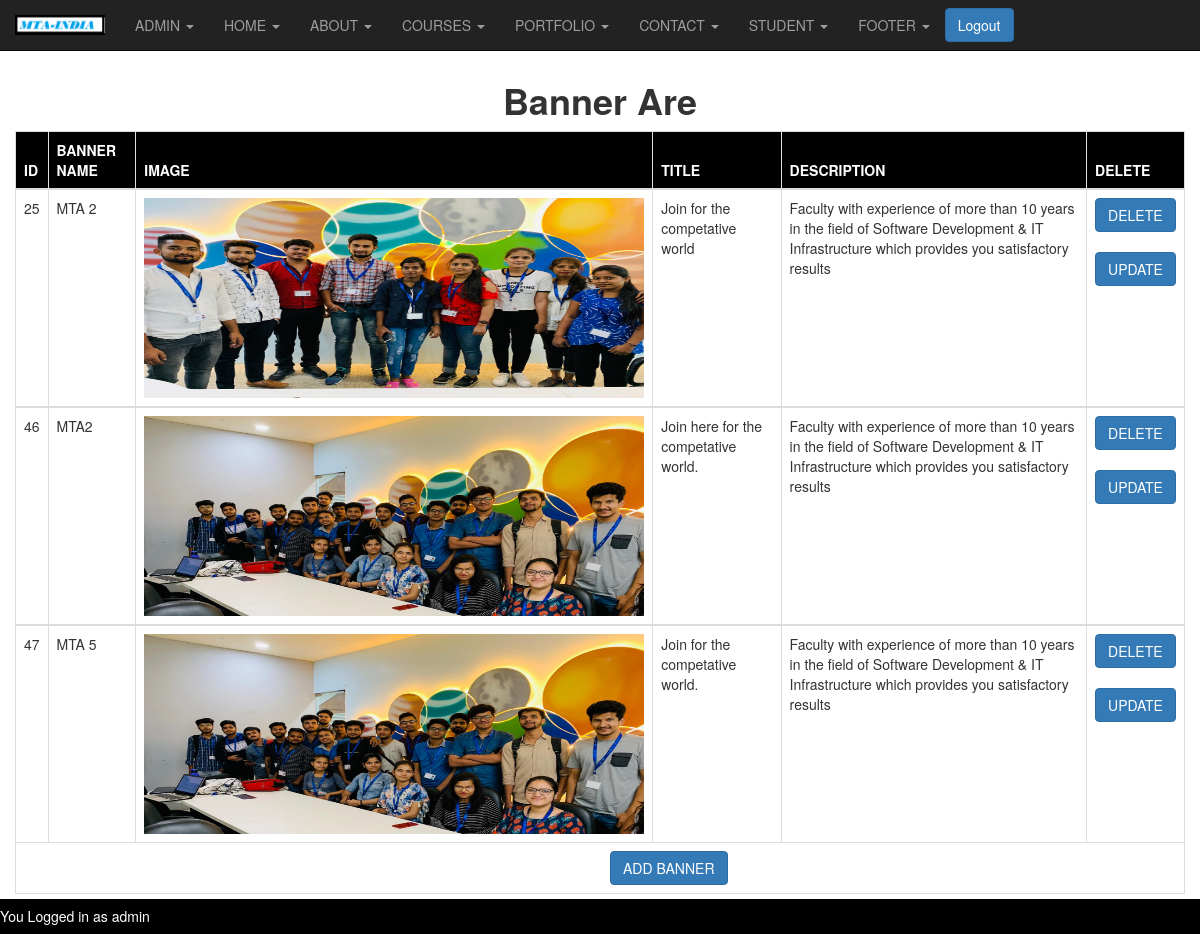
/banner.php (signed in), run on the app's committed database.
### tables this page shows
CREATE TABLE IF NOT EXISTS `banner` (
  `id` int NOT NULL AUTO_INCREMENT,
  `bannername` varchar(200) NOT NULL,
  `image` varchar(200) NOT NULL,
  `Title` varchar(300) NOT NULL,
  `description` varchar(500) NOT NULL,
  PRIMARY KEY (`id`)
);

### banner.php (the view, shortened to what this page needs)
<?php
if(isset($_SESSION['username']) && isset($_SESSION['password']))
{
include('config.php');
$execute = "SELECT * FROM `banner`";
    $row = @mysqli_query($link,$execute) or die("<br>query could not executed");
?>
<!DOCTYPE html>
<html>
<head>
  <link rel="stylesheet" href="https://maxcdn.bootstrapcdn.com/bootstrap/3.4.1/css/bootstrap.min.css">
</head>
<body>
    <?php include('adminheader.php');  ?>
    <center>
    <br>
    <br>
    <br>
    <h1><b>Banner Are</b></h1>
    <div class="container-fluid">
    <table class="table table-responsive table-bordered ">
    <thead style="background-color:black;">
        <tr>
            <th>
                <span  style="color:white;">ID</span>
            </th>
            <th>
                <span  style="color:white;">BANNER NAME</span>
            </th>
            <th>
                <span  style="color:white;">IMAGE</span>
            </th>
            <th>
                <span  style="color:white;">TITLE</span>
            </th>
            <th>
                <span  style="color:white;">DESCRIPTION</span>
            </th>
            <th>
            <span  style="color:white;">DELETE</span>
            </th>
        </tr>
        </thead>
     <?php
        while($column = mysqli_fetch_row($row))
    {
    ?>
    <tbody>
        <tr>
            <td>
                <?php echo $column[0];?>
            </td>
            <td>
                <?php echo $column[1];?>
            </td>
            <td>
                <?php  echo "<img src='Photo/$column[2]' width='500px' height='200px' alt ='img not available'>";?>
            </td>
            <td>
                <?php echo $column[3];?>
            </td>
            <td>
                <?php echo $column[4];?>
            </td>
            <td>
            <?php echo "<a href='deletebanner.php?ID=$column[0]'><input type='button' class='btn btn-primary' name='btn' value='DELETE'></a><br><br> <a href='updatebanner.php?ID=$column[0]'><input type='button' class='btn btn-primary' name='btn' value='UPDATE'></a>";?>
            </td>
        </tr>
    <?php
     }
     ?>
    <tr>
    <td colspan=6>
    <a style="margin-left:50%; padding:10px;" href="addbanner.php"><input class="btn btn-primary" type="button" name="Addbanner" value="ADD BANNER"></a>
    </td>
    </tr>
     </tbody>
    </table>
    </div>
       </center>
<br>
       <div class="footer">
     <h5 style="float:left;color:white;">You Logged in as <?php echo $_SESSION['username'];?></h5>
</div>
</body>
</html>
<?php
}
else{
	header("location:admin.php?login first");
}
?>

### banner.php (style rules this page uses)
.footer { position:fixed; left: 0; bottom: 0; width: 100%; background-color: black; color: white; text-align: center; }

### data on the page
banner: id "25", bannername "MTA 2", image (picture), Title "Join for the competative world", description "Faculty with experience of more than 10 years in the field of Software Development & IT Infrastructure which provides you satisfactory results"
banner: id "46", bannername "MTA2", image (picture), Title "Join here for the competative world.", description "Faculty with experience of more than 10 years in the field of Software Development & IT Infrastructure which provides you satisfactory results"
banner: id "47", bannername "MTA 5", image (picture), Title "Join for the competative world.", description "Faculty with experience of more than 10 years in the field of Software Development & IT Infrastructure which provides you satisfactory results"

### other printed values
$_SESSION['username'] "admin"
